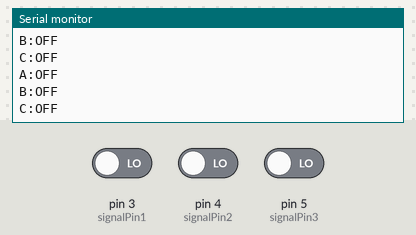
Bench run of a sketch on a simulated Arduino Uno, built with avr-gcc and run on an emulated ATmega328P. Parts: the last lines printed to the serial monitor. Inputs (shaded band) come from the test bench; at power-on: pin 3 (signalPin1) LOW, pin 4 (signalPin2) LOW, pin 5 (signalPin3) LOW.

Above: at 1.2 s.
1.3 s: pin 3 (signalPin1) driven HIGH
2.8 s: pin 4 (signalPin2) driven HIGH
At 3.3 s:
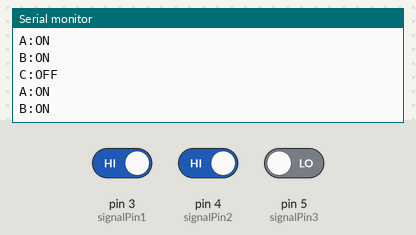
4.3 s: pin 5 (signalPin3) driven HIGH
At 4.8 s:
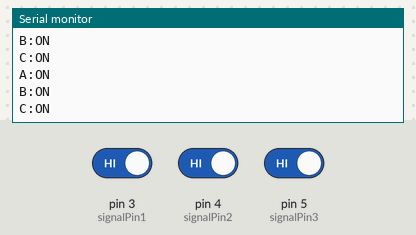

The sketch:

test_encoders_normal_arduino.ino
```cpp
//Test of

int signalPin1 = 3;
int signalPin2 = 4;
int signalPin3 = 5;

void setup()
{
  pinMode(signalPin1, INPUT);
  pinMode(signalPin2, INPUT);
  pinMode(signalPin3, INPUT);
  Serial.begin(9600);
}

void loop(){
  if(digitalRead(signalPin1)){
    Serial.println("A:ON");
  }else{
    Serial.println("A:OFF");
  }

  if(digitalRead(signalPin2)){
    Serial.println("B:ON");
  }else{
    Serial.println("B:OFF");
  }

  if(digitalRead(signalPin3)){
    Serial.println("C:ON");
  }else{
    Serial.println("C:OFF");
  }

}
```

Measured:
- after the input at 2.8 s, the serial monitor: prints a new line after 0.08 s (image 1)
- after the input at 4.3 s, the serial monitor: prints a new line after 0.07 s (image 2)
